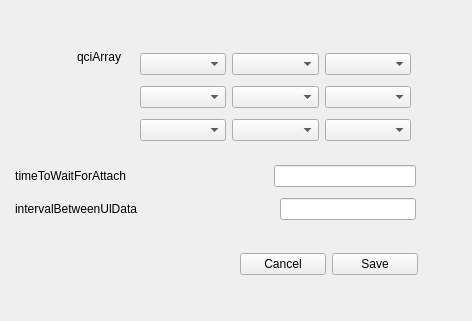
<?xml version="1.0" encoding="UTF-8"?>
<ui version="4.0">
 <class>AddServiceReqForm</class>
 <widget class="QWidget" name="AddServiceReqForm">
  <property name="geometry">
   <rect>
    <x>0</x>
    <y>0</y>
    <width>472</width>
    <height>321</height>
   </rect>
  </property>
  <property name="windowTitle">
   <string>Form</string>
  </property>
  <widget class="QWidget" name="layoutWidget">
   <property name="geometry">
    <rect>
     <x>10</x>
     <y>50</y>
     <width>111</width>
     <height>91</height>
    </rect>
   </property>
   <layout class="QVBoxLayout" name="verticalLayout_2">
    <item>
     <widget class="QLabel" name="lbl_qciArray">
      <property name="text">
       <string>qciArray</string>
      </property>
      <property name="alignment">
       <set>Qt::AlignRight|Qt::AlignTrailing|Qt::AlignVCenter</set>
      </property>
     </widget>
    </item>
    <item>
     <spacer name="verticalSpacer_2">
      <property name="orientation">
       <enum>Qt::Vertical</enum>
      </property>
      <property name="sizeHint" stdset="0">
       <size>
        <width>20</width>
        <height>40</height>
       </size>
      </property>
     </spacer>
    </item>
   </layout>
  </widget>
  <widget class="QWidget" name="layoutWidget_2">
   <property name="geometry">
    <rect>
     <x>140</x>
     <y>48</y>
     <width>271</width>
     <height>101</height>
    </rect>
   </property>
   <layout class="QVBoxLayout" name="verticalLayout_6">
    <item>
     <layout class="QHBoxLayout" name="horizontalLayout_9">
      <item>
       <widget class="QComboBox" name="qci1">
        <property name="mouseTracking">
         <bool>true</bool>
        </property>
        <property name="editable">
         <bool>false</bool>
        </property>
       </widget>
      </item>
      <item>
       <widget class="QComboBox" name="qci2"/>
      </item>
      <item>
       <widget class="QComboBox" name="qci3"/>
      </item>
     </layout>
    </item>
    <item>
     <layout class="QHBoxLayout" name="horizontalLayout_10">
      <item>
       <widget class="QComboBox" name="qci4"/>
      </item>
      <item>
       <widget class="QComboBox" name="qci5"/>
      </item>
      <item>
       <widget class="QComboBox" name="qci6"/>
      </item>
     </layout>
    </item>
    <item>
     <layout class="QHBoxLayout" name="horizontalLayout_11">
      <item>
       <widget class="QComboBox" name="qci7"/>
      </item>
      <item>
       <widget class="QComboBox" name="qci8"/>
      </item>
      <item>
       <widget class="QComboBox" name="qci9"/>
      </item>
     </layout>
    </item>
   </layout>
  </widget>
  <widget class="QWidget" name="layoutWidget3">
   <property name="geometry">
    <rect>
     <x>240</x>
     <y>250</y>
     <width>178</width>
     <height>29</height>
    </rect>
   </property>
   <layout class="QHBoxLayout" name="horizontalLayout">
    <item>
     <widget class="QPushButton" name="pt_cancel">
      <property name="text">
       <string>Cancel</string>
      </property>
     </widget>
    </item>
    <item>
     <widget class="QPushButton" name="bt_save">
      <property name="text">
       <string>Save</string>
      </property>
     </widget>
    </item>
   </layout>
  </widget>
  <widget class="QWidget" name="layoutWidget4">
   <property name="geometry">
    <rect>
     <x>15</x>
     <y>160</y>
     <width>401</width>
     <height>66</height>
    </rect>
   </property>
   <layout class="QVBoxLayout" name="verticalLayout">
    <item>
     <layout class="QHBoxLayout" name="horizontalLayout_12">
      <item>
       <widget class="QLabel" name="lbl_timeToWaitForAttach">
        <property name="text">
         <string>timeToWaitForAttach</string>
        </property>
        <property name="alignment">
         <set>Qt::AlignRight|Qt::AlignTrailing|Qt::AlignVCenter</set>
        </property>
       </widget>
      </item>
      <item>
       <spacer name="horizontalSpacer_5">
        <property name="orientation">
         <enum>Qt::Horizontal</enum>
        </property>
        <property name="sizeHint" stdset="0">
         <size>
          <width>40</width>
          <height>20</height>
         </size>
        </property>
       </spacer>
      </item>
      <item>
       <widget class="QLineEdit" name="tet_timeToWaitFroAttach"/>
      </item>
     </layout>
    </item>
    <item>
     <layout class="QHBoxLayout" name="horizontalLayout_13">
      <item>
       <widget class="QLabel" name="lbl_intervalBetweenUlData">
        <property name="text">
         <string>intervalBetweenUlData</string>
        </property>
        <property name="alignment">
         <set>Qt::AlignRight|Qt::AlignTrailing|Qt::AlignVCenter</set>
        </property>
       </widget>
      </item>
      <item>
       <spacer name="horizontalSpacer_6">
        <property name="orientation">
         <enum>Qt::Horizontal</enum>
        </property>
        <property name="sizeHint" stdset="0">
         <size>
          <width>40</width>
          <height>20</height>
         </size>
        </property>
       </spacer>
      </item>
      <item>
       <widget class="QLineEdit" name="tet_intervalBetweenUlData"/>
      </item>
     </layout>
    </item>
   </layout>
  </widget>
 </widget>
 <resources/>
 <connections/>
</ui>
